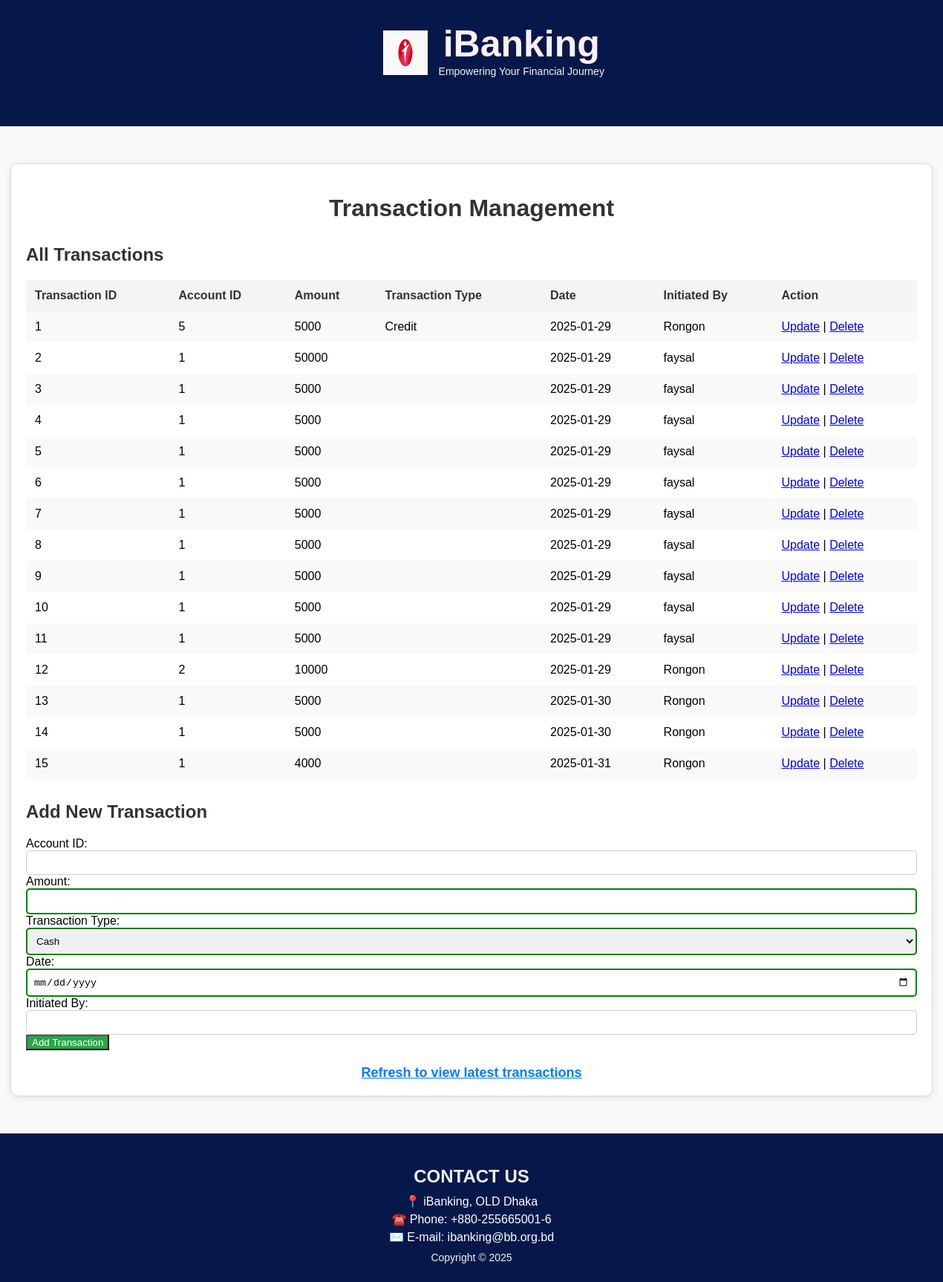
The page /admin/view/transaction_view.php (signed in) on the database its author committed.
### tables this page shows
CREATE TABLE `transaction` (
  `TransactionId` int(100) NOT NULL,
  `AccountId` int(200) NOT NULL,
  `Amount` int(100) NOT NULL,
  `TransactionType` varchar(100) NOT NULL,
  `Date` date NOT NULL,
  `InitiatedBy` varchar(100) NOT NULL
);

### admin/model/db.php (called while the page is built, shortened)
<?php
class myDB {
    public function openCon() {
        $DBHost = "localhost";
        $DBUser = "root";
        $DBPassword = "";
        $DBName = "bankmanagementsystem";
        $this->connectionObject = new mysqli($DBHost, $DBUser, $DBPassword, $DBName);
        return $this->connectionObject;
    }
    public function getTransactions() {
        $connectionObject = $this->openCon();
        $stmt = $connectionObject->prepare("SELECT * FROM transaction");
        $stmt->execute();
        $result = $stmt->get_result();
        return $result;
    }
}
?>

### admin/view/transaction_view.php (the view, shortened to what this page needs)
<?php
require_once '../model/db.php';
$db = new myDB();
$transactions = $db->getTransactions();
?>
<!DOCTYPE html>
<html lang="en">
<head>
    <link rel="stylesheet" href="../css/mystyle.css">
</head>
<body>
<?php include 'header.php'; ?>
    <div class="container">
        <h1>Transaction Management</h1>
        <h2>All Transactions</h2>
        <?php if ($transactions && $transactions->num_rows > 0): ?>
            <table class="transaction-table">
                <tr>
                    <th>Transaction ID</th>
                    <th>Account ID</th>
                    <th>Amount</th>
                    <th>Transaction Type</th>
                    <th>Date</th>
                    <th>Initiated By</th>
                    <th>Action</th>
                </tr>
                <?php while ($row = $transactions->fetch_assoc()): ?>
                    <tr>
                        <td><?php echo $row['TransactionId']; ?></td>
                        <td><?php echo $row['AccountId']; ?></td>
                        <td><?php echo $row['Amount']; ?></td>
                        <td><?php echo $row['TransactionType']; ?></td>
                        <td><?php echo $row['Date']; ?></td>
                        <td><?php echo $row['InitiatedBy']; ?></td>
                        <td>
                            <a href="transaction_update.php?id=<?php echo $row['TransactionId']; ?>" class="user-table">Update</a> |
                            <a href="../control/transaction_view_control.php?action=delete&id=<?php echo $row['TransactionId']; ?>" class="user-table" onclick="return confirm('Are you sure you want to delete this transaction?')">Delete</a>
                        </td>
                    </tr>
                <?php endwhile; ?>
            </table>
        <?php else: ?>
            <p>No transactions found.</p>
        <?php endif; ?>
        <h2>Add New Transaction</h2>
        <form action="../control/transaction_view_control.php" method="POST">
            <label for="accountId">Account ID:</label>
            <input type="text" name="accountId" class="form-input">
            <label for="amount">Amount:</label>
            <input type="number" name="amount" class="form-input" step="0.01">
            <label for="transactionType">Transaction Type:</label>
            <select name="transactionType" class="form-input">
                <option value="Cash">Cash</option>
            </select>
            <label for="date">Date:</label>
            <input type="date" name="date" class="form-input">
            <label for="initiatedBy">Initiated By:</label>
            <input type="text" name="initiatedBy" class="form-input">
            <button type="submit" name="action" value="add" class="btnSubmit">Add Transaction</button>
        </form>
        <div class="add_new_message">
            <a href="transaction_view.php">Refresh to view latest transactions</a>
        </div>
    </div>
    <?php include 'footer.php'; ?>
</body>
</html>

### admin/css/mystyle.css (style rules this page uses)
body { font-family: Arial, sans-serif; background-color: #f9f9f9; margin: 0; padding: 0; }
.form-input { width: 100%; padding: 8px; border: 2px solid green; border-radius: 5px; box-sizing: border-box; }
.container { max-width: 1200px; margin: 50px auto; padding: 20px; background-color: #ffffff; border: 1px solid #ddd; border-radius: 10px; box-shadow: 0 2px 10px rgba(0, 0, 0, 0.1); }
h1 { text-align: center; color: #333; margin-bottom: 20px; }
h2 { margin-top: 30px; color: #333; }
table { width: 100%; border-collapse: collapse; margin-top: 20px; }
td { padding: 10px; vertical-align: top; }
th, td { text-align: left; padding: 12px; }
th { background-color: #f4f4f4; color: #333; }
tr:nth-child(even) { background-color: #f9f9f9; }
input[type="text"], input[type="password"], input[type="email"], select { width: 100%; padding: 8px; border: 1px solid #ccc; border-radius: 5px; box-sizing: border-box; }
.btnSubmit { background-color: #28a745; color: #fff; }
.add_new_message, .transaction-view { margin-top: 20px; text-align: center; font-size: 18px; }
.add_new_message a, .transaction-view a { color: #007bff; font-weight: bold; }

### rows shown on the page
transaction: TransactionId "1", AccountId "5", Amount "5000", TransactionType "Credit", Date "2025-01-29", InitiatedBy "Rongon"
transaction: TransactionId "2", AccountId "1", Amount "50000", Date "2025-01-29", InitiatedBy "faysal"
transaction: TransactionId "3", AccountId "1", Amount "5000", Date "2025-01-29", InitiatedBy "faysal"
transaction: TransactionId "4", AccountId "1", Amount "5000", Date "2025-01-29", InitiatedBy "faysal"
transaction: TransactionId "5", AccountId "1", Amount "5000", Date "2025-01-29", InitiatedBy "faysal"
transaction: TransactionId "6", AccountId "1", Amount "5000", Date "2025-01-29", InitiatedBy "faysal"
transaction: TransactionId "7", AccountId "1", Amount "5000", Date "2025-01-29", InitiatedBy "faysal"
transaction: TransactionId "8", AccountId "1", Amount "5000", Date "2025-01-29", InitiatedBy "faysal"
transaction: TransactionId "9", AccountId "1", Amount "5000", Date "2025-01-29", InitiatedBy "faysal"
transaction: TransactionId "10", AccountId "1", Amount "5000", Date "2025-01-29", InitiatedBy "faysal"
transaction: TransactionId "11", AccountId "1", Amount "5000", Date "2025-01-29", InitiatedBy "faysal"
transaction: TransactionId "12", AccountId "2", Amount "10000", Date "2025-01-29", InitiatedBy "Rongon"
transaction: TransactionId "13", AccountId "1", Amount "5000", Date "2025-01-30", InitiatedBy "Rongon"
transaction: TransactionId "14", AccountId "1", Amount "5000", Date "2025-01-30", InitiatedBy "Rongon"
transaction: TransactionId "15", AccountId "1", Amount "4000", Date "2025-01-31", InitiatedBy "Rongon"
